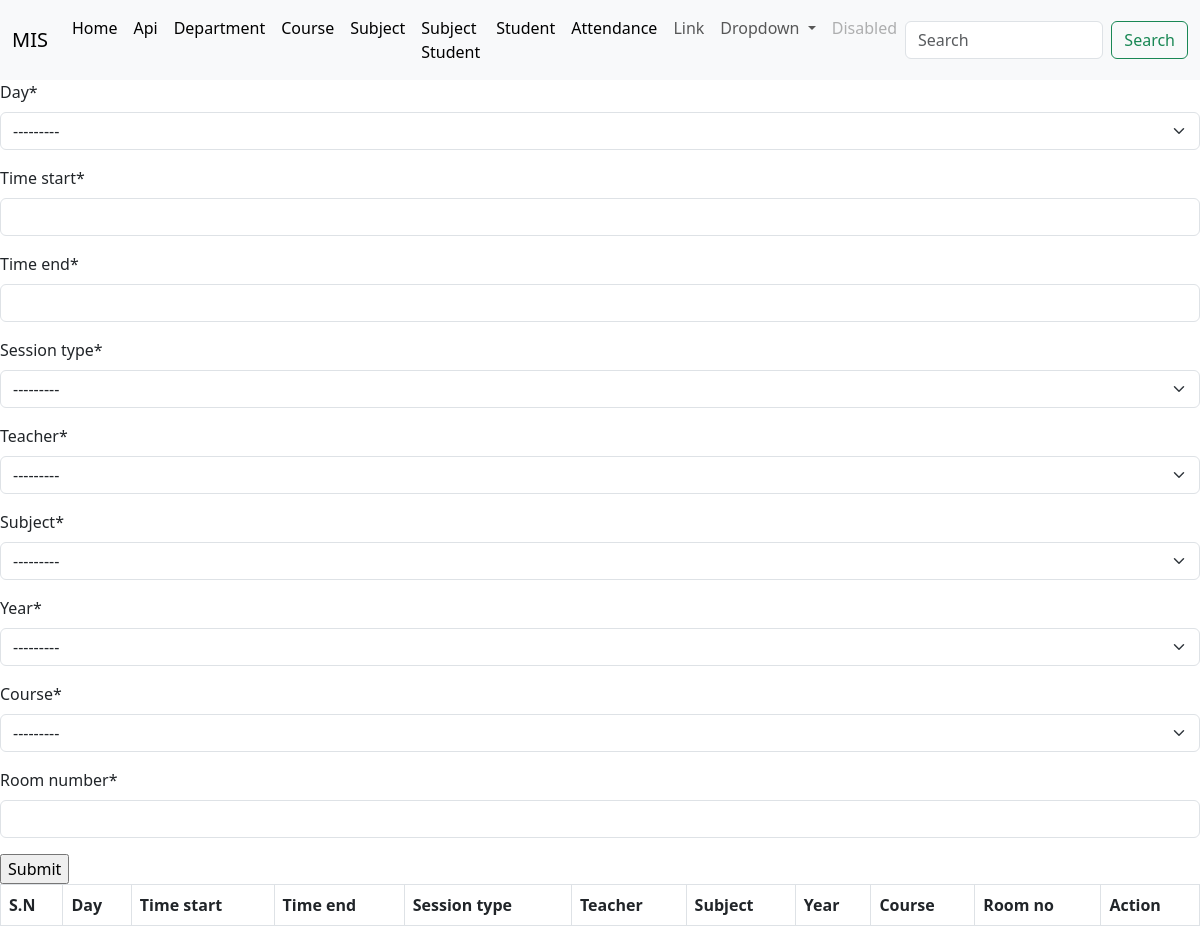
/routine, run on an earlier commit of the app's database.
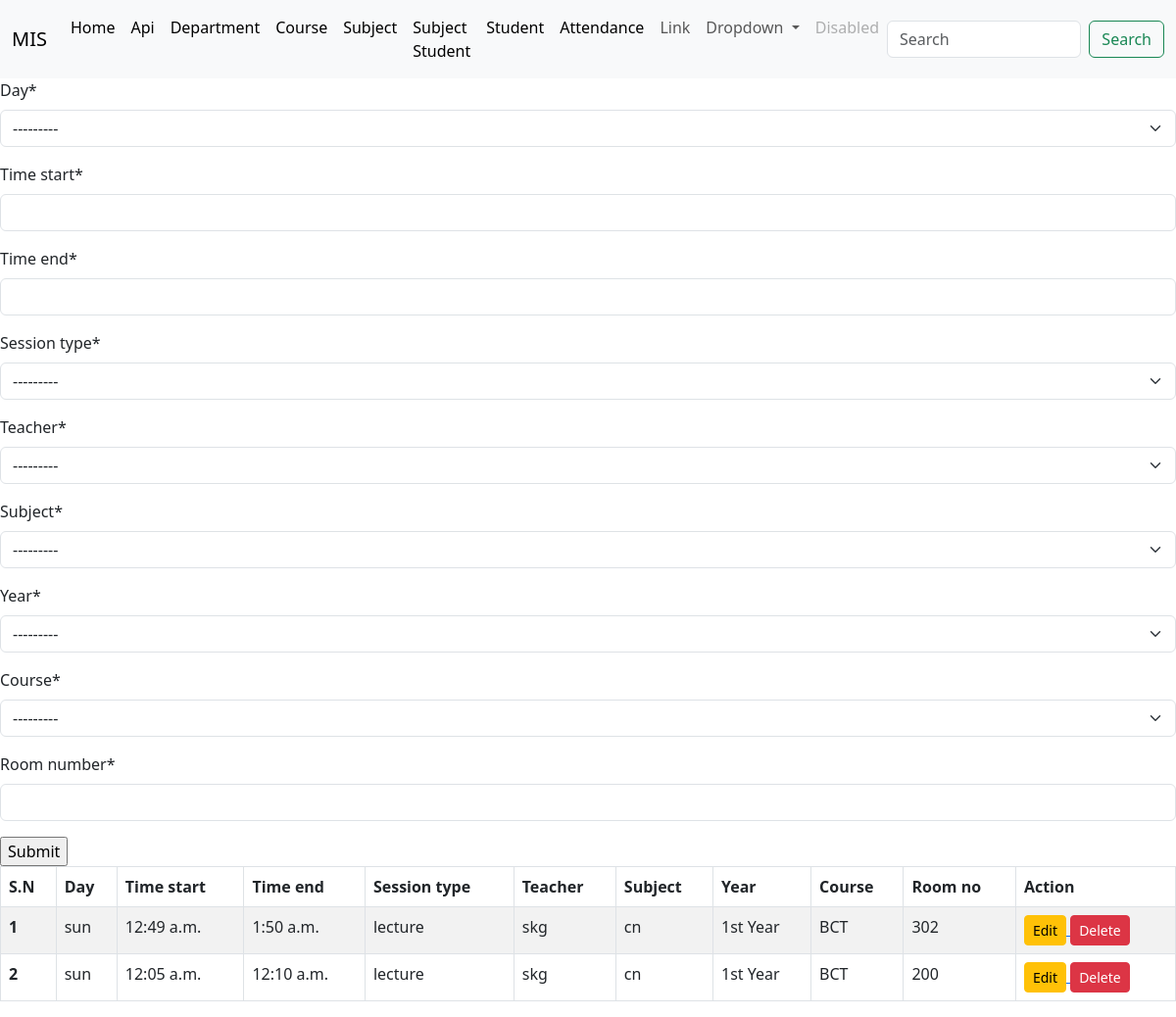
And on a later commit of the database.
### api/models.py (models this page shows, shortened)
class Year(models.Model):
    year=models.CharField( max_length=50,choices=(
        ('1st Year','1st Year'),
        ('2nd Year','2nd Year'),
        ('3rd Year','3rd Year'),
        ('4th Year','4th Year'),
        ('Pass out','Pass out'),
        ),unique=True)
    def __str__(self):
        return self.year

class Routine(models.Model):
    DAY_CHOICES = [
        ('sun', 'Sunday'),
        ('mon', 'Monday'),
        ('tue', 'Tuesday'),
        ('wed', 'Wednesday'),
        ('thu', 'Thursday'),
        ('fri', 'Friday'),
    ]
    SESSION_CHOICES = [
        ('lecture', 'Lecture'),
        ('lab', 'Lab'),
        ('tutorial', 'Tutorial'),
    ]
    day = models.CharField(max_length=3, choices=DAY_CHOICES)
    time_start = models.TimeField()
    time_end = models.TimeField()
    session_type = models.CharField(max_length=10, choices=SESSION_CHOICES)
    teacher = models.ForeignKey(Teacher, on_delete=models.CASCADE)
    subject = models.ForeignKey(Subject, on_delete=models.CASCADE)
    year = models.ForeignKey(Year, on_delete=models.CASCADE)
    course = models.ForeignKey(Course, on_delete=models.CASCADE)
    room_number = models.CharField(max_length=50)

class Teacher(models.Model):
    name=models.CharField(max_length=100)
    email=models.EmailField(max_length=254)
    address=models.CharField(max_length=100)
    phone=models.CharField(max_length=15,unique=True)
    subject=models.ManyToManyField(Subject)
    def __str__(self):
        return self.name

class Subject(models.Model):
    name=models.CharField(max_length=100,unique=True)
    year=models.ForeignKey(Year,on_delete=models.CASCADE)
    semester=models.ManyToManyField(Semester)
    student = models.ManyToManyField(Student)
    def __str__(self):
        return self.name

class Course(models.Model):
    name=models.CharField(max_length=100)
    department = models.ForeignKey(Department, on_delete=models.CASCADE)
    year=models.ManyToManyField(Year)
    def __str__(self):
        return self.name

### Home/views.py (the view, shortened to what this page needs)
# urls.py: path('routine', views.routine,name='routine'),
def routine(request):
    context ={}
    all_routines=Routine.objects.all()
    context={
        'routineform':RoutineForm(),
        'all_routines':all_routines,
    }
    return render(request, "routine.html", context)

### Home/forms.py
class RoutineForm(forms.ModelForm):
    class Meta:
        model = api.Routine
        fields = "__all__"

### templates/routine.html (shortened to what this page needs)
{% extends 'base.html' %}
{%load crispy_forms_tags %}
{% block body %}
<form action = "" method = "post">
    {{routineform |crispy }}
    <input type="submit" value="Submit">
</form>
<div>
<table class="table table-striped table-hover table-bordered">
    <thead>
      <tr>
        <th scope="col">S.N</th>
        <th scope="col">Day</th>
        <th scope="col">Time start</th>
        <th scope="col">Time end</th>
        <th scope="col">Session type</th>
        <th scope="col">Teacher</th>
        <th scope="col">Subject</th>
        <th scope="col">Year</th>
        <th scope="col">Course</th>
        <th scope="col">Room no</th>
        <th scope="col">Action</th>
      </tr>
    </thead>
    <tbody>
        {% for as in all_routines %}
        <tr>
        <th scope="row">{{forloop.counter}}</th>
        <td>{{as.day}}</td>
        <td>{{as.time_start}}</td>
        <td>{{as.time_end}}</td>
        <td>{{as.session_type}}</td>
        <td>{{as.teacher}}</td>
        <td>{{as.subject}}</td>
        <td>{{as.year}}</td>
        <td>{{as.course}}</td>
        <td>{{as.room_number}}</td>
        <td>
            <a href="routine_update/{{as.id}}">
              <button type="button" class="btn btn-sm btn-warning">Edit</button>
          </a>
            <a href="routine_delete/{{as.id}}">
                <button type="button" class="btn btn-sm btn-danger">Delete</button>
            </a>
        </td>
        </tr>
        {% endfor %}
    </tbody>
  </table>
</div>
{% endblock body %}

### templates/base.html (shortened to what this page needs)
<!DOCTYPE html>
<html lang="en">
<head>
    <link href="https://cdn.jsdelivr.net/npm/bootstrap@5.3.0/dist/css/bootstrap.min.css" rel="stylesheet">
</head>
<body>
  <div>
    <nav class="navbar navbar-expand-lg bg-body-tertiary">
        <div class="container-fluid">
          <a class="navbar-brand" href="/">MIS</a>
          <div class="collapse navbar-collapse" id="navbarSupportedContent">
            <ul class="navbar-nav me-auto mb-2 mb-lg-0">
              <li class="nav-item">
                <a class="nav-link active" aria-current="page" href="/">Home</a>
              </li>
              <li class="nav-item">
                <a class="nav-link active" aria-current="page" href="/api">Api</a>
              </li>
              <li class="nav-item">
                <a class="nav-link active" aria-current="page" href="/department">Department</a>
              </li>
              <li class="nav-item">
                <a class="nav-link active" aria-current="page" href="/course">Course</a>
              </li>
              <li class="nav-item">
                <a class="nav-link active" aria-current="page" href="/subject">Subject</a>
              </li>
              <li class="nav-item">
                <a class="nav-link active" aria-current="page" href="/subjectstudent">Subject Student</a>
              </li>
              <li class="nav-item">
                <a class="nav-link active" aria-current="page" href="/student">Student</a>
              </li>
              <li class="nav-item">
                <a class="nav-link active" aria-current="page" href="/attendance">Attendance</a>
              </li>
              <li class="nav-item">
                <a class="nav-link" href="#">Link</a>
              </li>
              <li class="nav-item dropdown">
                <a class="nav-link dropdown-toggle" href="#" role="button" data-bs-toggle="dropdown" aria-expanded="false">
                  Dropdown
                </a>
              </li>
              <li class="nav-item">
                <a class="nav-link disabled">Disabled</a>
              </li>
            </ul>
            <form class="d-flex" role="search">
              <input class="form-control me-2" type="search" placeholder="Search" aria-label="Search">
              <button class="btn btn-outline-success" type="submit">Search</button>
            </form>
          </div>
        </div>
    </nav>
  </div>
  {% block body %}{% endblock body %}
</body>
</html>

What changed in the data, as far as the page shows it:
added Routine: day "sun", time_start "12:49 a.m.", time_end "1:50 a.m.", session_type "lecture", teacher "skg", subject "cn", year "1st Year", course "BCT", room_number "302"
added Routine: day "sun", time_start "12:05 a.m.", time_end "12:10 a.m.", session_type "lecture", teacher "skg", subject "cn", year "1st Year", course "BCT", room_number "200"
